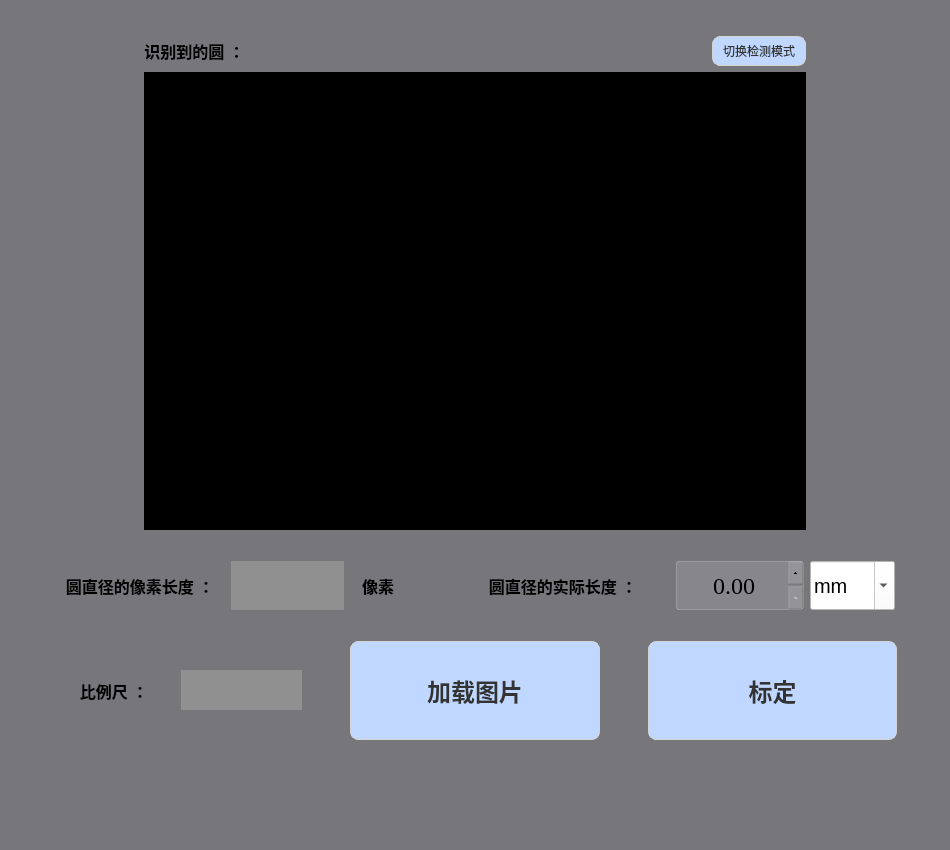
<?xml version="1.0" encoding="UTF-8"?>
<ui version="4.0">
 <class>Menu1</class>
 <widget class="QWidget" name="Menu1">
  <property name="geometry">
   <rect>
    <x>0</x>
    <y>0</y>
    <width>950</width>
    <height>850</height>
   </rect>
  </property>
  <property name="windowTitle">
   <string>尺寸标定</string>
  </property>
  <property name="windowIcon">
   <iconset resource="apprcc.qrc">
    <normaloff>:/images/icons/icon.png</normaloff>:/images/icons/icon.png</iconset>
  </property>
  <property name="styleSheet">
   <string notr="true">background-color: rgb(119, 118, 123);
border-color: rgb(119, 118, 123);</string>
  </property>
  <layout class="QVBoxLayout" name="verticalLayout_3">
   <item>
    <layout class="QVBoxLayout" name="verticalLayout_2" stretch="1,20,1,2,1,4,4">
     <item>
      <spacer name="verticalSpacer">
       <property name="orientation">
        <enum>Qt::Vertical</enum>
       </property>
       <property name="sizeHint" stdset="0">
        <size>
         <width>20</width>
         <height>40</height>
        </size>
       </property>
      </spacer>
     </item>
     <item>
      <layout class="QHBoxLayout" name="horizontalLayout_2" stretch="1,5,1">
       <item>
        <spacer name="horizontalSpacer_6">
         <property name="orientation">
          <enum>Qt::Horizontal</enum>
         </property>
         <property name="sizeHint" stdset="0">
          <size>
           <width>40</width>
           <height>20</height>
          </size>
         </property>
        </spacer>
       </item>
       <item>
        <layout class="QVBoxLayout" name="verticalLayout" stretch="1,10">
         <item>
          <layout class="QHBoxLayout" name="horizontalLayout" stretch="1,5,0">
           <item>
            <widget class="QLabel" name="label_6">
             <property name="font">
              <font>
               <family>AcadEref</family>
               <pointsize>12</pointsize>
               <weight>75</weight>
               <bold>true</bold>
              </font>
             </property>
             <property name="text">
              <string>识别到的圆 ：</string>
             </property>
             <property name="alignment">
              <set>Qt::AlignCenter</set>
             </property>
            </widget>
           </item>
           <item>
            <spacer name="horizontalSpacer_8">
             <property name="orientation">
              <enum>Qt::Horizontal</enum>
             </property>
             <property name="sizeHint" stdset="0">
              <size>
               <width>40</width>
               <height>20</height>
              </size>
             </property>
            </spacer>
           </item>
           <item>
            <widget class="QPushButton" name="pushButton_changemode">
             <property name="styleSheet">
              <string notr="true">QPushButton {
    background-color: rgb(192, 216, 255); /* 浅灰色 */
    border: 1px solid #d4d4d4; /* 灰色边框 */
    border-radius: 8px; /* 圆角 */
    padding: 5px 10px; /* 内边距 */
    color: #333; /* 按钮文字颜色 */
}
QPushButton:hover {
    background-color: rgb(235, 242, 255); /* 鼠标悬停时变亮 */
}
QPushButton:pressed {
    background-color: rgb(157, 178, 255); /* 按下时颜色变深 */}
</string>
             </property>
             <property name="text">
              <string>切换检测模式</string>
             </property>
            </widget>
           </item>
          </layout>
         </item>
         <item>
          <widget class="QLabel" name="label_showPicture">
           <property name="styleSheet">
            <string notr="true">background:rgb(0, 0, 0)</string>
           </property>
           <property name="text">
            <string/>
           </property>
          </widget>
         </item>
        </layout>
       </item>
       <item>
        <spacer name="horizontalSpacer_7">
         <property name="orientation">
          <enum>Qt::Horizontal</enum>
         </property>
         <property name="sizeHint" stdset="0">
          <size>
           <width>40</width>
           <height>20</height>
          </size>
         </property>
        </spacer>
       </item>
      </layout>
     </item>
     <item>
      <spacer name="verticalSpacer_4">
       <property name="orientation">
        <enum>Qt::Vertical</enum>
       </property>
       <property name="sizeHint" stdset="0">
        <size>
         <width>20</width>
         <height>40</height>
        </size>
       </property>
      </spacer>
     </item>
     <item>
      <layout class="QHBoxLayout" name="horizontalLayout_5" stretch="1,8,1,10,1">
       <item>
        <spacer name="horizontalSpacer_4">
         <property name="orientation">
          <enum>Qt::Horizontal</enum>
         </property>
         <property name="sizeHint" stdset="0">
          <size>
           <width>40</width>
           <height>20</height>
          </size>
         </property>
        </spacer>
       </item>
       <item>
        <layout class="QHBoxLayout" name="horizontalLayout_3" stretch="3,2,1">
         <item>
          <widget class="QLabel" name="label">
           <property name="font">
            <font>
             <family>AcadEref</family>
             <pointsize>12</pointsize>
             <weight>75</weight>
             <bold>true</bold>
            </font>
           </property>
           <property name="text">
            <string>圆直径的像素长度 ：</string>
           </property>
           <property name="alignment">
            <set>Qt::AlignCenter</set>
           </property>
          </widget>
         </item>
         <item>
          <widget class="QLabel" name="label_lengthPixel">
           <property name="sizePolicy">
            <sizepolicy hsizetype="Minimum" vsizetype="Preferred">
             <horstretch>0</horstretch>
             <verstretch>0</verstretch>
            </sizepolicy>
           </property>
           <property name="font">
            <font>
             <pointsize>13</pointsize>
            </font>
           </property>
           <property name="styleSheet">
            <string notr="true">background:rgb(144, 144, 144);</string>
           </property>
           <property name="text">
            <string/>
           </property>
           <property name="alignment">
            <set>Qt::AlignCenter</set>
           </property>
          </widget>
         </item>
         <item>
          <widget class="QLabel" name="label_2">
           <property name="font">
            <font>
             <family>AcadEref</family>
             <pointsize>12</pointsize>
             <weight>75</weight>
             <bold>true</bold>
            </font>
           </property>
           <property name="text">
            <string>像素</string>
           </property>
           <property name="alignment">
            <set>Qt::AlignCenter</set>
           </property>
          </widget>
         </item>
        </layout>
       </item>
       <item>
        <spacer name="horizontalSpacer">
         <property name="orientation">
          <enum>Qt::Horizontal</enum>
         </property>
         <property name="sizeHint" stdset="0">
          <size>
           <width>40</width>
           <height>20</height>
          </size>
         </property>
        </spacer>
       </item>
       <item>
        <layout class="QHBoxLayout" name="horizontalLayout_4" stretch="5,3,2">
         <item>
          <widget class="QLabel" name="label_3">
           <property name="font">
            <font>
             <family>AcadEref</family>
             <pointsize>12</pointsize>
             <weight>75</weight>
             <bold>true</bold>
            </font>
           </property>
           <property name="text">
            <string>圆直径的实际长度 ：</string>
           </property>
           <property name="alignment">
            <set>Qt::AlignCenter</set>
           </property>
          </widget>
         </item>
         <item>
          <widget class="QDoubleSpinBox" name="doubleSpinBox">
           <property name="sizePolicy">
            <sizepolicy hsizetype="Minimum" vsizetype="Minimum">
             <horstretch>0</horstretch>
             <verstretch>0</verstretch>
            </sizepolicy>
           </property>
           <property name="font">
            <font>
             <family>Times New Roman</family>
             <pointsize>-1</pointsize>
             <weight>50</weight>
             <bold>false</bold>
            </font>
           </property>
           <property name="styleSheet">
            <string notr="true">QDoubleSpinBox{
background:rgba(200, 200, 200,50);
font-size: 24px;
border-style: solid;
border-width: 1px;
border-color: rgba(200, 200, 200,100);
border-radius: 3px;
padding-right: 10px;}

QDoubleSpinBox::down-button{
background:rgba(200, 200, 200,0);
border-image: url(:/images/icons/botton_down.png);}
QDoubleSpinBox::down-button::hover{
background:rgba(200, 200, 200,100);
border-image: url(:/images/icons/botton_down.png);}

QDoubleSpinBox::up-button{
background:rgba(200, 200, 200,0);
border-image: url(:/images/icons/botton_up.png);}
QDoubleSpinBox::up-button::hover{
background:rgba(200, 200, 200,100);
border-image: url(:/images/icons/botton_up.png);}

QAbstractSpinBox::up-button { subcontrol-origin: border; }
QAbstractSpinBox::down-button { subcontrol-origin: border; }</string>
           </property>
           <property name="alignment">
            <set>Qt::AlignCenter</set>
           </property>
           <property name="maximum">
            <double>99999.000000000000000</double>
           </property>
           <property name="singleStep">
            <double>0.100000000000000</double>
           </property>
          </widget>
         </item>
         <item>
          <widget class="QComboBox" name="comboBox">
           <property name="sizePolicy">
            <sizepolicy hsizetype="Preferred" vsizetype="Minimum">
             <horstretch>0</horstretch>
             <verstretch>0</verstretch>
            </sizepolicy>
           </property>
           <property name="font">
            <font>
             <family>Times New Roman</family>
             <pointsize>-1</pointsize>
             <weight>50</weight>
             <bold>false</bold>
            </font>
           </property>
           <property name="layoutDirection">
            <enum>Qt::LeftToRight</enum>
           </property>
           <property name="styleSheet">
            <string notr="true">background:rgb(255, 255, 255);
font-size:20px;</string>
           </property>
           <property name="editable">
            <bool>true</bool>
           </property>
           <property name="currentText">
            <string>mm</string>
           </property>
           <property name="currentIndex">
            <number>0</number>
           </property>
           <property name="placeholderText">
            <string/>
           </property>
           <item>
            <property name="text">
             <string>mm</string>
            </property>
           </item>
           <item>
            <property name="text">
             <string>cm</string>
            </property>
           </item>
           <item>
            <property name="text">
             <string>m</string>
            </property>
           </item>
          </widget>
         </item>
        </layout>
       </item>
       <item>
        <spacer name="horizontalSpacer_5">
         <property name="orientation">
          <enum>Qt::Horizontal</enum>
         </property>
         <property name="sizeHint" stdset="0">
          <size>
           <width>40</width>
           <height>20</height>
          </size>
         </property>
        </spacer>
       </item>
      </layout>
     </item>
     <item>
      <spacer name="verticalSpacer_3">
       <property name="orientation">
        <enum>Qt::Vertical</enum>
       </property>
       <property name="sizeHint" stdset="0">
        <size>
         <width>20</width>
         <height>40</height>
        </size>
       </property>
      </spacer>
     </item>
     <item>
      <layout class="QHBoxLayout" name="horizontalLayout_7" stretch="1,6,1,6,1,6,1">
       <item>
        <spacer name="horizontalSpacer_9">
         <property name="orientation">
          <enum>Qt::Horizontal</enum>
         </property>
         <property name="sizeHint" stdset="0">
          <size>
           <width>40</width>
           <height>20</height>
          </size>
         </property>
        </spacer>
       </item>
       <item>
        <layout class="QHBoxLayout" name="horizontalLayout_6" stretch="1,1">
         <item>
          <widget class="QLabel" name="label_4">
           <property name="font">
            <font>
             <family>AcadEref</family>
             <pointsize>12</pointsize>
             <weight>75</weight>
             <bold>true</bold>
            </font>
           </property>
           <property name="text">
            <string>比例尺 ：</string>
           </property>
           <property name="alignment">
            <set>Qt::AlignCenter</set>
           </property>
          </widget>
         </item>
         <item>
          <widget class="QLabel" name="label_scale">
           <property name="sizePolicy">
            <sizepolicy hsizetype="Preferred" vsizetype="Minimum">
             <horstretch>0</horstretch>
             <verstretch>0</verstretch>
            </sizepolicy>
           </property>
           <property name="maximumSize">
            <size>
             <width>16777215</width>
             <height>40</height>
            </size>
           </property>
           <property name="font">
            <font>
             <pointsize>13</pointsize>
            </font>
           </property>
           <property name="styleSheet">
            <string notr="true">background:rgb(144, 144, 144);</string>
           </property>
           <property name="text">
            <string/>
           </property>
           <property name="alignment">
            <set>Qt::AlignCenter</set>
           </property>
          </widget>
         </item>
        </layout>
       </item>
       <item>
        <spacer name="horizontalSpacer_3">
         <property name="orientation">
          <enum>Qt::Horizontal</enum>
         </property>
         <property name="sizeHint" stdset="0">
          <size>
           <width>40</width>
           <height>20</height>
          </size>
         </property>
        </spacer>
       </item>
       <item>
        <widget class="QPushButton" name="pushButton_loadPicture">
         <property name="sizePolicy">
          <sizepolicy hsizetype="Minimum" vsizetype="Minimum">
           <horstretch>0</horstretch>
           <verstretch>0</verstretch>
          </sizepolicy>
         </property>
         <property name="font">
          <font>
           <family>AcadEref</family>
           <pointsize>18</pointsize>
           <weight>75</weight>
           <bold>true</bold>
          </font>
         </property>
         <property name="styleSheet">
          <string notr="true">QPushButton {
    background-color: rgb(192, 216, 255); /* 浅灰色 */
    border: 1px solid #d4d4d4; /* 灰色边框 */
    border-radius: 8px; /* 圆角 */
    padding: 5px 10px; /* 内边距 */
    color: #333; /* 按钮文字颜色 */
}
QPushButton:hover {
    background-color: rgb(235, 242, 255); /* 鼠标悬停时变亮 */
}
QPushButton:pressed {
    background-color: rgb(157, 178, 255); /* 按下时颜色变深 */
}</string>
         </property>
         <property name="text">
          <string>加载图片</string>
         </property>
        </widget>
       </item>
       <item>
        <spacer name="horizontalSpacer_2">
         <property name="orientation">
          <enum>Qt::Horizontal</enum>
         </property>
         <property name="sizeHint" stdset="0">
          <size>
           <width>40</width>
           <height>20</height>
          </size>
         </property>
        </spacer>
       </item>
       <item>
        <widget class="QPushButton" name="pushButton_calibration">
         <property name="sizePolicy">
          <sizepolicy hsizetype="Minimum" vsizetype="Minimum">
           <horstretch>0</horstretch>
           <verstretch>0</verstretch>
          </sizepolicy>
         </property>
         <property name="font">
          <font>
           <family>AcadEref</family>
           <pointsize>18</pointsize>
           <weight>75</weight>
           <bold>true</bold>
          </font>
         </property>
         <property name="styleSheet">
          <string notr="true">QPushButton {
    background-color: rgb(192, 216, 255); /* 浅灰色 */
    border: 1px solid #d4d4d4; /* 灰色边框 */
    border-radius: 8px; /* 圆角 */
    padding: 5px 10px; /* 内边距 */
    color: #333; /* 按钮文字颜色 */
}
QPushButton:hover {
    background-color: rgb(235, 242, 255); /* 鼠标悬停时变亮 */
}
QPushButton:pressed {
    background-color: rgb(157, 178, 255); /* 按下时颜色变深 */
}</string>
         </property>
         <property name="text">
          <string>标定</string>
         </property>
        </widget>
       </item>
       <item>
        <spacer name="horizontalSpacer_10">
         <property name="orientation">
          <enum>Qt::Horizontal</enum>
         </property>
         <property name="sizeHint" stdset="0">
          <size>
           <width>40</width>
           <height>20</height>
          </size>
         </property>
        </spacer>
       </item>
      </layout>
     </item>
     <item>
      <spacer name="verticalSpacer_2">
       <property name="orientation">
        <enum>Qt::Vertical</enum>
       </property>
       <property name="sizeHint" stdset="0">
        <size>
         <width>20</width>
         <height>40</height>
        </size>
       </property>
      </spacer>
     </item>
    </layout>
   </item>
  </layout>
 </widget>
 <resources>
  <include location="apprcc.qrc"/>
 </resources>
 <connections/>
</ui>
